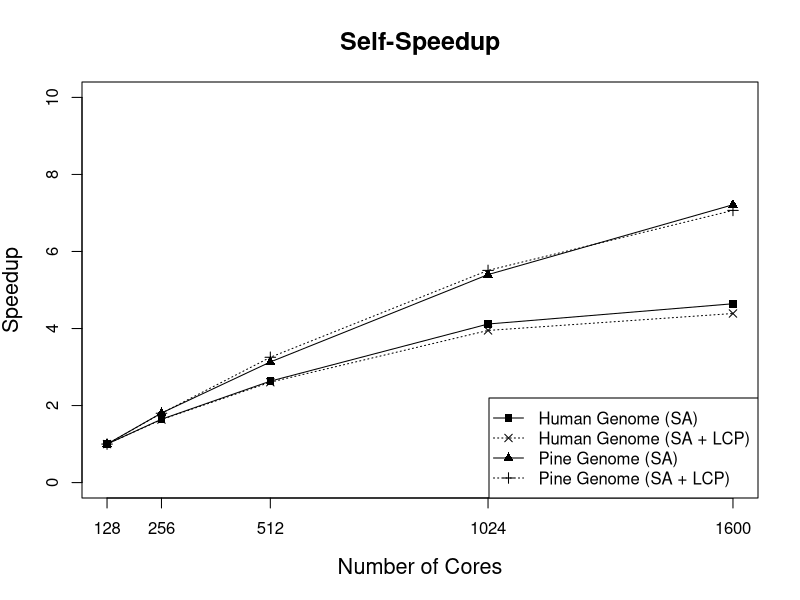

Write R code to recreate this figure.


# load data
data_human <- read.csv("../psac_human.tsv", sep="\t", header=TRUE)
data_human_lcp <- read.csv("../psac_lcp_human.tsv", sep="\t", header=TRUE)
data_pabies <- read.csv("../psac_pabies.tsv", sep="\t", header=TRUE)
data_pabies_lcp <- read.csv("../psac_lcp_pabies.tsv", sep="\t", header=TRUE)

# filter Human by p >= 128
data_human <- data_human[which(data_human$p >= 128 & data_human$p != 1280),]
data_human_lcp <- data_human_lcp[which(data_human_lcp$p >= 128 & data_human_lcp$p != 1280),]
data_pabies <- data_pabies[which(data_pabies$p != 1280),]
data_pabies_lcp <- data_pabies_lcp[which(data_pabies_lcp$p != 1280),]

# assign runtime
data <- data_pabies
data$pabies <- data$time
data$human <- data_human$time
data$pabies_lcp <- data_pabies_lcp$time
data$human_lcp <- data_human_lcp$time


# calculate self speedup
data$human_su <- data$human[1] / data$human
data$human_lcp_su <- data$human_lcp[1] / data$human_lcp
data$pabies_su <- data$pabies[1] / data$pabies
data$pabies_lcp_su <- data$pabies_lcp[1] / data$pabies_lcp

prange <- c(1, max(data$p))

data$logp = log2(data$p)
p <- unique(data$p)
logp <- unique(data$logp)


plot(NA,NA,
     # limits
     xlim=range(data$p), ylim=c(0,max(10)),
     #xlim=prange, ylim=prange,
     # disable and floor axis
     xaxt="n",
     # titles and labels
     main="Self-Speedup",
     xlab="Number of Cores",
     ylab="Speedup",
     cex.lab=1.3,
     cex.main=1.5
     )

axis(side=1, p, p)


#abline(h=1, lty=4)
#points(1,1, pch=8)

lines(data$p, data$human_su, type="o", lty=1, pch=15)
lines(data$p, data$human_lcp_su, type="o", lty=3, pch=4)
lines(data$p, data$pabies_su, type="o", lty=1, pch=17)
lines(data$p, data$pabies_lcp_su, type="o", lty=3, pch=3)


legend("bottomright", legend=c("Human Genome (SA)", "Human Genome (SA + LCP)", "Pine Genome (SA)", "Pine Genome (SA + LCP)"),
       lty=c(1,3,1,3), pch=c(15, 4, 17, 3), bg="white")
